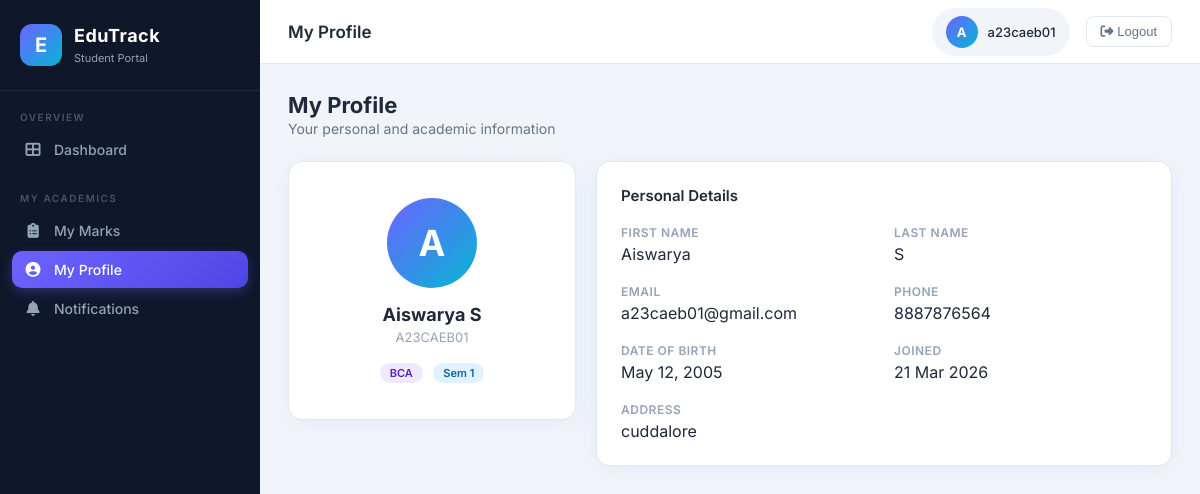
/student/profile/ (signed in), run on the app's committed database.
### core/models.py (models this page shows, shortened)
class Student(models.Model):
    user = models.OneToOneField(User, on_delete=models.CASCADE, related_name='student_profile')
    student_id = models.CharField(max_length=20, unique=True)
    first_name = models.CharField(max_length=100)
    last_name = models.CharField(max_length=100)
    email = models.EmailField(unique=True)
    department = models.CharField(max_length=20, choices=DEPARTMENT_CHOICES)
    semester = models.CharField(max_length=2, choices=SEMESTER_CHOICES)
    phone_number = models.CharField(max_length=15, blank=True)
    address = models.TextField(blank=True)
    dob = models.DateField(null=True, blank=True)
    created_at = models.DateTimeField(auto_now_add=True)
    def get_full_name(self):
        return f"{self.first_name} {self.last_name}"

### core/views.py (the view)
        def wrapper(request, *args, **kwargs):
            if not request.session.get('user_id'):
                return redirect('login')
            if roles and request.session.get('role') not in roles:
                return redirect('login')
            return view_func(request, *args, **kwargs)

### core/views.py (called while the page is built)
def login_required_role(*roles):
    def decorator(view_func):
        def wrapper(request, *args, **kwargs):
            if not request.session.get('user_id'):
                return redirect('login')
            if roles and request.session.get('role') not in roles:
                return redirect('login')
            return view_func(request, *args, **kwargs)
        wrapper.__name__ = view_func.__name__
        return wrapper
    return decorator

def get_current_user(request):
    uid = request.session.get('user_id')
    if uid:
        return User.objects.filter(id=uid).first()
    return None

@login_required_role('student')
def student_profile(request):
    user = get_current_user(request)
    student = get_object_or_404(Student, user=user)
    unread_count = student.notifications.filter(is_read=False).count()
    return render(request, 'student/profile.html', {'student': student, 'unread_count': unread_count})

### templates/student/profile.html (shortened to what this page needs)
{% extends 'student/base_student.html' %}
{% block page_title %}My Profile{% endblock %}
{% block content %}
<div class="page-header"><div><h1>My Profile</h1><p>Your personal and academic information</p></div></div>
<div style="display:grid;grid-template-columns:1fr 2fr;gap:20px;align-items:start">
  <div class="card" style="text-align:center;padding:36px 24px">
    <div style="width:90px;height:90px;background:linear-gradient(135deg,#6C63FF,#06b6d4);border-radius:50%;display:flex;align-items:center;justify-content:center;font-size:36px;font-weight:700;color:#fff;margin:0 auto 16px">
      {{ student.first_name|first|upper }}
    </div>
    <h3 style="font-size:18px;font-weight:700">{{ student.get_full_name }}</h3>
    <p style="color:#94a3b8;font-size:13px;margin-top:4px">{{ student.student_id }}</p>
    <div style="margin-top:16px">
      <span class="badge badge-dept">{{ student.department }}</span>
      <span class="badge badge-sem" style="margin-left:6px">Sem {{ student.semester }}</span>
    </div>
  </div>
  <div class="card">
    <div class="card-header"><span class="card-title">Personal Details</span></div>
    <div style="display:grid;grid-template-columns:1fr 1fr;gap:20px">
      <div><div style="font-size:12px;color:#94a3b8;font-weight:600;margin-bottom:4px;text-transform:uppercase;letter-spacing:.5px">First Name</div><div>{{ student.first_name }}</div></div>
      <div><div style="font-size:12px;color:#94a3b8;font-weight:600;margin-bottom:4px;text-transform:uppercase;letter-spacing:.5px">Last Name</div><div>{{ student.last_name }}</div></div>
      <div><div style="font-size:12px;color:#94a3b8;font-weight:600;margin-bottom:4px;text-transform:uppercase;letter-spacing:.5px">Email</div><div>{{ student.email }}</div></div>
      <div><div style="font-size:12px;color:#94a3b8;font-weight:600;margin-bottom:4px;text-transform:uppercase;letter-spacing:.5px">Phone</div><div>{{ student.phone_number|default:"—" }}</div></div>
      <div><div style="font-size:12px;color:#94a3b8;font-weight:600;margin-bottom:4px;text-transform:uppercase;letter-spacing:.5px">Date of Birth</div><div>{{ student.dob|default:"—" }}</div></div>
      <div><div style="font-size:12px;color:#94a3b8;font-weight:600;margin-bottom:4px;text-transform:uppercase;letter-spacing:.5px">Joined</div><div>{{ student.created_at|date:"d M Y" }}</div></div>
      <div style="grid-column:1/-1"><div style="font-size:12px;color:#94a3b8;font-weight:600;margin-bottom:4px;text-transform:uppercase;letter-spacing:.5px">Address</div><div>{{ student.address|default:"—" }}</div></div>
    </div>
  </div>
</div>
{% endblock %}

### templates/base.html (style rules this page uses)
:root { --primary: #6C63FF; --primary-dark: #4f46e5; --secondary: #06b6d4; --accent: #f59e0b; --success: #10b981; --danger: #ef4444; --warning: #f59e0b; --sidebar-bg: #0f172a; --sidebar-text: #94a3b8; --sidebar-active: #6C63FF; --card-bg: #fff; --body-bg: #f1f5f9; --text-primary: #1e293b; --text-secondary: #64748b; --border: #e2e8f0; --shadow: 0 4px 24px rgba(108,99,255,0.08); --radius: 14px; }
* { margin:0; padding:0; box-sizing:border-box; }
body { font-family:'Inter',sans-serif; background:var(--body-bg); color:var(--text-primary); display:flex; min-height:100vh; }
.card { background:var(--card-bg); border-radius:var(--radius); box-shadow:var(--shadow); padding:24px; border:1px solid var(--border); }
.card-header { display:flex; align-items:center; justify-content:space-between; margin-bottom:20px; }
.card-title { font-size:15px; font-weight:600; color:var(--text-primary); }
.badge { display:inline-block; padding:3px 10px; border-radius:20px; font-size:11px; font-weight:600; }
.badge-dept { background:#ede9fe; color:#5b21b6; }
.badge-sem { background:#e0f2fe; color:#0369a1; }
.page-header { display:flex; align-items:center; justify-content:space-between; margin-bottom:24px; }
.page-header h1 { font-size:22px; font-weight:700; }
.page-header p { font-size:14px; color:var(--text-secondary); margin-top:2px; }

### data on the page
Student: first_name|first "A", get_full_name "Aiswarya S", student_id "A23CAEB01", department "BCA", semester "1", first_name "Aiswarya", last_name "S", email "a23caeb01@gmail.com", phone_number "8887876564", dob "May 12, 2005", created_at "21 Mar 2026", address "cuddalore"

### other printed values
{{ request.session.username|first|upper }} "A"
{{ request.session.username }} "a23caeb01"
